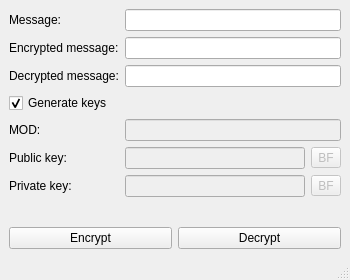
<?xml version="1.0" encoding="UTF-8"?>
<ui version="4.0">
 <class>MainWindow</class>
 <widget class="QMainWindow" name="MainWindow">
  <property name="geometry">
   <rect>
    <x>0</x>
    <y>0</y>
    <width>350</width>
    <height>280</height>
   </rect>
  </property>
  <property name="minimumSize">
   <size>
    <width>350</width>
    <height>0</height>
   </size>
  </property>
  <property name="maximumSize">
   <size>
    <width>350</width>
    <height>280</height>
   </size>
  </property>
  <property name="windowTitle">
   <string>Certificate generator</string>
  </property>
  <widget class="QWidget" name="centralwidget">
   <layout class="QVBoxLayout" name="verticalLayout_2">
    <item>
     <layout class="QFormLayout" name="formLayout">
      <property name="labelAlignment">
       <set>Qt::AlignLeading|Qt::AlignLeft|Qt::AlignVCenter</set>
      </property>
      <item row="0" column="0">
       <widget class="QLabel" name="label_4">
        <property name="text">
         <string>Message:</string>
        </property>
       </widget>
      </item>
      <item row="0" column="1">
       <widget class="QLineEdit" name="message"/>
      </item>
      <item row="1" column="0">
       <widget class="QLabel" name="label_5">
        <property name="text">
         <string>Encrypted message:</string>
        </property>
       </widget>
      </item>
      <item row="1" column="1">
       <widget class="QLineEdit" name="encryptedMsg"/>
      </item>
      <item row="2" column="0">
       <widget class="QLabel" name="label_6">
        <property name="text">
         <string>Decrypted message:</string>
        </property>
       </widget>
      </item>
      <item row="2" column="1">
       <widget class="QLineEdit" name="decryptedMsg"/>
      </item>
      <item row="3" column="0">
       <widget class="QCheckBox" name="genKeysChecker">
        <property name="text">
         <string>Generate keys</string>
        </property>
        <property name="checked">
         <bool>true</bool>
        </property>
       </widget>
      </item>
      <item row="4" column="0">
       <widget class="QLabel" name="label">
        <property name="enabled">
         <bool>true</bool>
        </property>
        <property name="text">
         <string>MOD:</string>
        </property>
       </widget>
      </item>
      <item row="4" column="1">
       <widget class="QLineEdit" name="MOD">
        <property name="enabled">
         <bool>false</bool>
        </property>
       </widget>
      </item>
      <item row="5" column="1">
       <layout class="QHBoxLayout" name="horizontalLayout_2">
        <item>
         <widget class="QLineEdit" name="publicKey">
          <property name="enabled">
           <bool>false</bool>
          </property>
         </widget>
        </item>
        <item>
         <widget class="QToolButton" name="bfPublicKeyButton">
          <property name="enabled">
           <bool>false</bool>
          </property>
          <property name="text">
           <string>BF</string>
          </property>
         </widget>
        </item>
       </layout>
      </item>
      <item row="5" column="0">
       <widget class="QLabel" name="label_2">
        <property name="text">
         <string>Public key:</string>
        </property>
       </widget>
      </item>
      <item row="6" column="0">
       <widget class="QLabel" name="label_3">
        <property name="text">
         <string>Private key:</string>
        </property>
       </widget>
      </item>
      <item row="6" column="1">
       <layout class="QHBoxLayout" name="horizontalLayout_3">
        <item>
         <widget class="QLineEdit" name="privateKey">
          <property name="enabled">
           <bool>false</bool>
          </property>
         </widget>
        </item>
        <item>
         <widget class="QToolButton" name="bfPrivateKeyButton">
          <property name="enabled">
           <bool>false</bool>
          </property>
          <property name="text">
           <string>BF</string>
          </property>
         </widget>
        </item>
       </layout>
      </item>
     </layout>
    </item>
    <item>
     <layout class="QHBoxLayout" name="horizontalLayout">
      <item>
       <widget class="QPushButton" name="encryptButton">
        <property name="text">
         <string>Encrypt</string>
        </property>
       </widget>
      </item>
      <item>
       <widget class="QPushButton" name="decryptButton">
        <property name="text">
         <string>Decrypt</string>
        </property>
       </widget>
      </item>
     </layout>
    </item>
   </layout>
  </widget>
  <widget class="QStatusBar" name="statusbar"/>
 </widget>
 <resources/>
 <connections/>
</ui>
